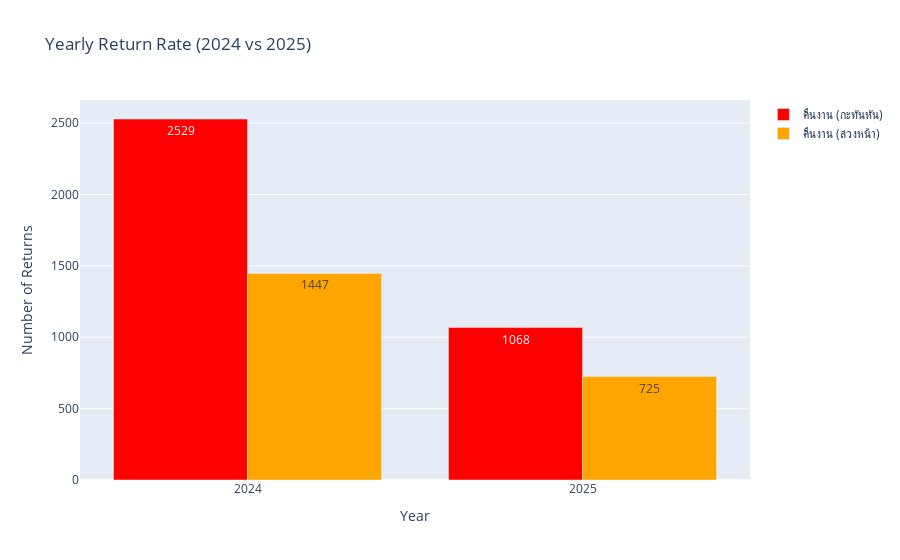

Notebook source saved alongside this figure:
### Markdown cell above
# **Assignment: Filter to only Urgent return and Planned return trend**

**July 8, 2025 • **

### Code cell
# Group by year and sum urgent and planned returns
yearly_summary = df.groupby('year')[['คืนงาน (กะทันหัน)', 'คืนงาน (ล่วงหน้า)']].sum().reset_index()

# Plot bar chart
import plotly.graph_objects as go

fig_yearly = go.Figure(data=[
    go.Bar(
        x=yearly_summary['year'],
        y=yearly_summary['คืนงาน (กะทันหัน)'],
        name='คืนงาน (กะทันหัน)',
        marker_color='red',
        text=yearly_summary['คืนงาน (กะทันหัน)'],  # Data labels for this bar
        textposition='auto' # Automatically position the labels (inside, outside, etc.)
    ),
    go.Bar(
        x=yearly_summary['year'],
        y=yearly_summary['คืนงาน (ล่วงหน้า)'],
        name='คืนงาน (ล่วงหน้า)',
        marker_color='orange',
        text=yearly_summary['คืนงาน (ล่วงหน้า)'],  # Data labels for this bar
        textposition='auto' # Automatically position the labels
    )
])

fig_yearly.update_layout(
    barmode='group',
    title='Yearly Return Rate (2024 vs 2025)',
    xaxis_title='Year',
    yaxis_title='Number of Returns'
)
fig_yearly.show()

### Figure 1 — Plotly figure (JSON) as saved in the notebook; plotly's stock layout.template omitted (floating-point values rounded to 4 significant figures)
{"data": [{"marker": {"color": "red"}, "name": "คืนงาน (กะทันหัน)", "text": [2529.0, 1068.0], "textposition": "auto", "type": "bar", "x": ["2024", "2025"], "y": [2529, 1068]}, {"marker": {"color": "orange"}, "name": "คืนงาน (ล่วงหน้า)", "text": [1447.0, 725.0], "textposition": "auto", "type": "bar", "x": ["2024", "2025"], "y": [1447, 725]}], "layout": {"barmode": "group", "title": {"text": "Yearly Return Rate (2024 vs 2025)"}, "xaxis": {"title": {"text": "Year"}}, "yaxis": {"title": {"text": "Number of Returns"}}}}
